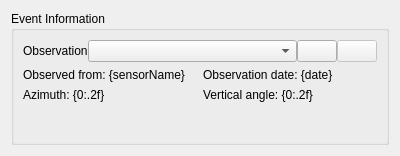
<?xml version="1.0" encoding="UTF-8"?>
<ui version="4.0">
 <class>ObservationWidget</class>
 <widget class="QWidget" name="ObservationWidget">
  <property name="geometry">
   <rect>
    <x>0</x>
    <y>0</y>
    <width>400</width>
    <height>156</height>
   </rect>
  </property>
  <property name="windowTitle">
   <string>Form</string>
  </property>
  <layout class="QGridLayout" name="gridLayout_2">
   <item row="0" column="0">
    <widget class="QGroupBox" name="groupBox">
     <property name="title">
      <string>Event Information</string>
     </property>
     <layout class="QGridLayout" name="gridLayout">
      <item row="0" column="0" colspan="2">
       <layout class="QHBoxLayout" name="horizontalLayout">
        <property name="spacing">
         <number>0</number>
        </property>
        <item>
         <widget class="QLabel" name="label_3">
          <property name="sizePolicy">
           <sizepolicy hsizetype="Minimum" vsizetype="Preferred">
            <horstretch>0</horstretch>
            <verstretch>0</verstretch>
           </sizepolicy>
          </property>
          <property name="text">
           <string>Observation</string>
          </property>
         </widget>
        </item>
        <item>
         <widget class="QComboBox" name="obsComboBox">
          <property name="sizePolicy">
           <sizepolicy hsizetype="Expanding" vsizetype="Fixed">
            <horstretch>0</horstretch>
            <verstretch>0</verstretch>
           </sizepolicy>
          </property>
         </widget>
        </item>
        <item>
         <widget class="QPushButton" name="addObservationPushButton">
          <property name="text">
           <string/>
          </property>
          <property name="icon">
           <iconset resource="../../resources.qrc">
            <normaloff>:/Icons/add.svg</normaloff>:/Icons/add.svg</iconset>
          </property>
         </widget>
        </item>
        <item>
         <widget class="QPushButton" name="updateObservationPushButton">
          <property name="enabled">
           <bool>false</bool>
          </property>
          <property name="text">
           <string/>
          </property>
          <property name="icon">
           <iconset resource="../../resources.qrc">
            <normaloff>:/Icons/edit.svg</normaloff>:/Icons/edit.svg</iconset>
          </property>
         </widget>
        </item>
       </layout>
      </item>
      <item row="4" column="0">
       <spacer name="verticalSpacer">
        <property name="orientation">
         <enum>Qt::Vertical</enum>
        </property>
        <property name="sizeHint" stdset="0">
         <size>
          <width>20</width>
          <height>162</height>
         </size>
        </property>
       </spacer>
      </item>
      <item row="3" column="1">
       <widget class="QLabel" name="zenLabel">
        <property name="text">
         <string>Vertical angle: {0:.2f}</string>
        </property>
       </widget>
      </item>
      <item row="3" column="0">
       <widget class="QLabel" name="azLabel">
        <property name="text">
         <string>Azimuth: {0:.2f}</string>
        </property>
       </widget>
      </item>
      <item row="1" column="1">
       <widget class="QLabel" name="dateLabel">
        <property name="text">
         <string>Observation date: {date}</string>
        </property>
       </widget>
      </item>
      <item row="1" column="0">
       <widget class="QLabel" name="sensorLabel">
        <property name="text">
         <string>Observed from: {sensorName}</string>
        </property>
       </widget>
      </item>
     </layout>
    </widget>
   </item>
  </layout>
 </widget>
 <resources>
  <include location="../../resources.qrc"/>
 </resources>
 <connections/>
</ui>
